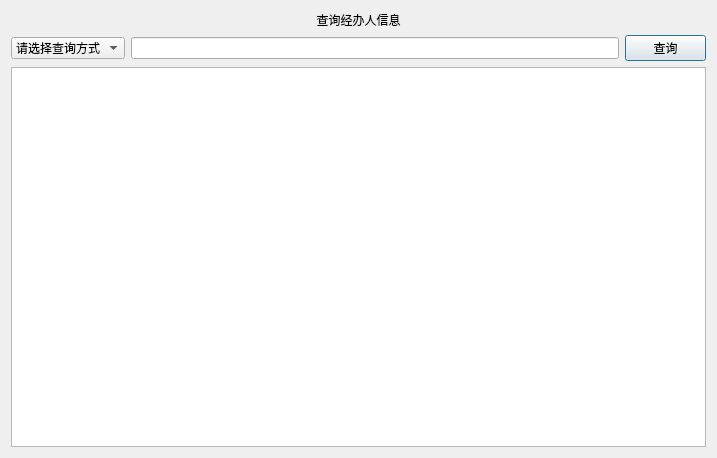
<?xml version="1.0" encoding="UTF-8"?>
<ui version="4.0">
 <class>findsales</class>
 <widget class="QDialog" name="findsales">
  <property name="enabled">
   <bool>true</bool>
  </property>
  <property name="geometry">
   <rect>
    <x>0</x>
    <y>0</y>
    <width>717</width>
    <height>458</height>
   </rect>
  </property>
  <property name="sizePolicy">
   <sizepolicy hsizetype="Preferred" vsizetype="Preferred">
    <horstretch>0</horstretch>
    <verstretch>0</verstretch>
   </sizepolicy>
  </property>
  <property name="minimumSize">
   <size>
    <width>717</width>
    <height>458</height>
   </size>
  </property>
  <property name="maximumSize">
   <size>
    <width>717</width>
    <height>458</height>
   </size>
  </property>
  <property name="windowTitle">
   <string>查询经办人信息</string>
  </property>
  <layout class="QVBoxLayout" name="verticalLayout_2">
   <item>
    <widget class="QLabel" name="label">
     <property name="styleSheet">
      <string notr="true">font: 26pt &quot;方正舒体&quot;;</string>
     </property>
     <property name="text">
      <string>查询经办人信息</string>
     </property>
     <property name="alignment">
      <set>Qt::AlignCenter</set>
     </property>
    </widget>
   </item>
   <item>
    <layout class="QVBoxLayout" name="verticalLayout">
     <item>
      <layout class="QHBoxLayout" name="horizontalLayout" stretch="1,6,1">
       <item>
        <widget class="QComboBox" name="comboBox">
         <item>
          <property name="text">
           <string>请选择查询方式</string>
          </property>
         </item>
         <item>
          <property name="text">
           <string>按编号查询</string>
          </property>
         </item>
         <item>
          <property name="text">
           <string>按姓名查询</string>
          </property>
         </item>
         <item>
          <property name="text">
           <string>按性别查询</string>
          </property>
         </item>
         <item>
          <property name="text">
           <string>按电话查询</string>
          </property>
         </item>
         <item>
          <property name="text">
           <string>按备注查询</string>
          </property>
         </item>
        </widget>
       </item>
       <item>
        <widget class="QLineEdit" name="lineEdit"/>
       </item>
       <item>
        <widget class="QPushButton" name="pushButton">
         <property name="text">
          <string>查询</string>
         </property>
        </widget>
       </item>
      </layout>
     </item>
     <item>
      <widget class="QTableView" name="tableView"/>
     </item>
    </layout>
   </item>
  </layout>
 </widget>
 <resources/>
 <connections/>
</ui>
